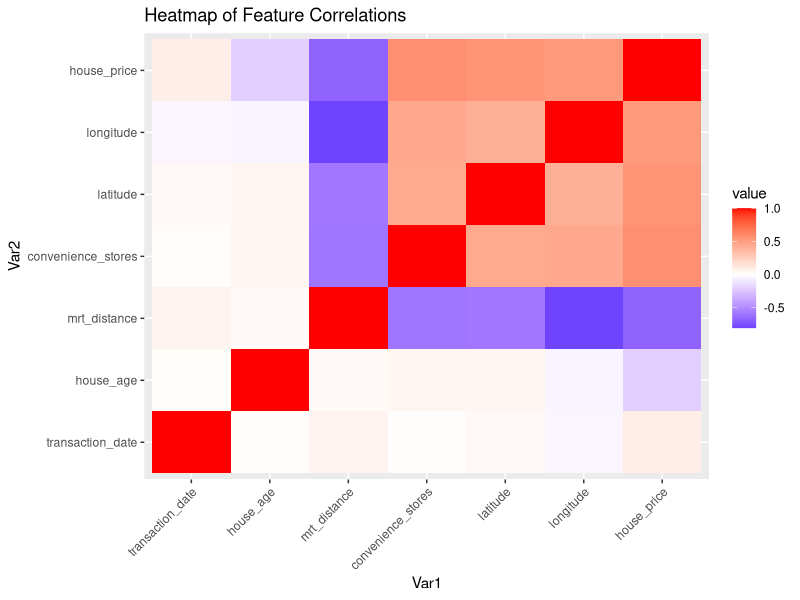
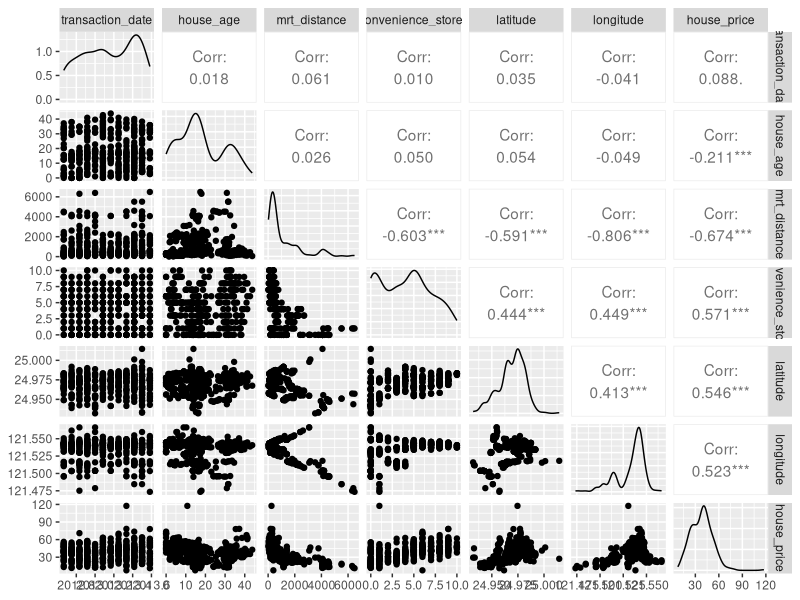
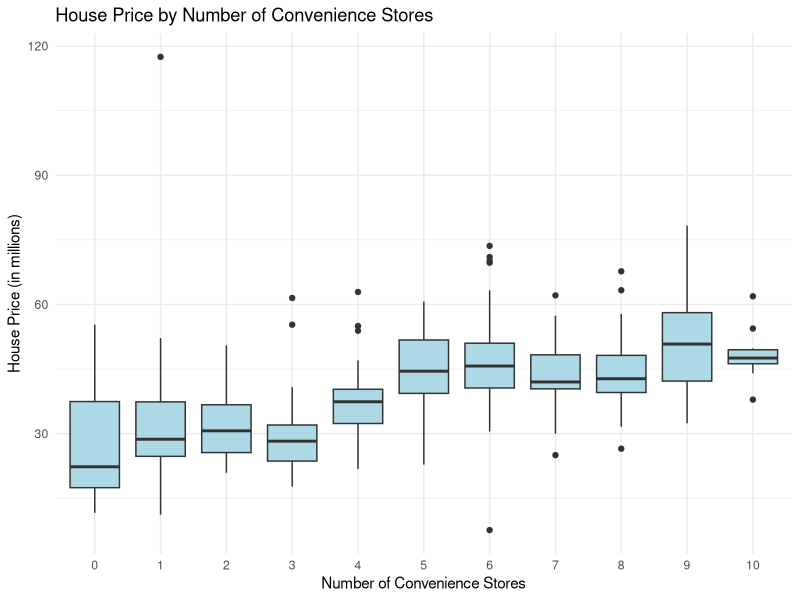
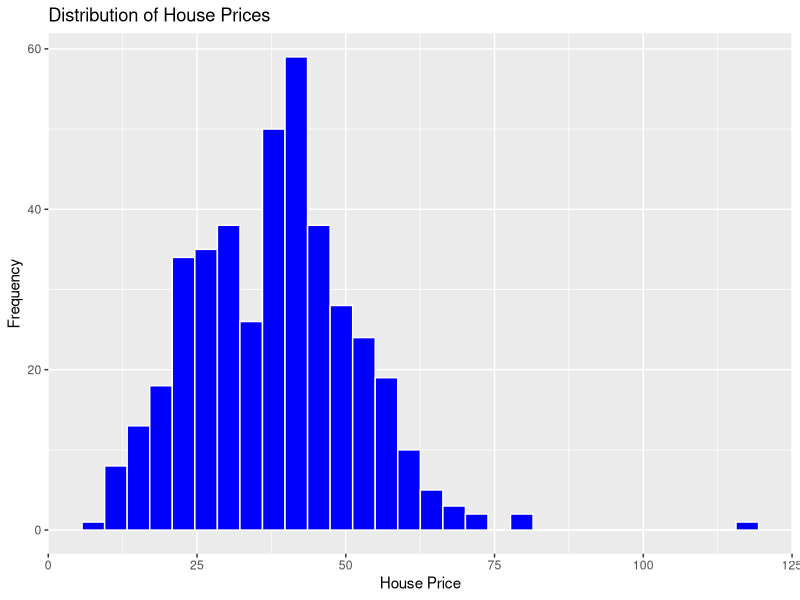

R code for these plots, in order: (Note: this script raises an error after producing the figures.)
# Install and load necessary packages
required_packages <- c("GGally", "ggplot2", "dplyr", "glmnet", "randomForest", "caret", "iml", "car", "xgboost", "e1071", "MASS", "reshape2")
new_packages <- required_packages[!(required_packages %in% installed.packages()[,"Package"])]
if(length(new_packages)) install.packages(new_packages)

# Load libraries quietly
suppressMessages(lapply(required_packages, require, character.only = TRUE))

# Load the data
house_data <- read.csv("real-estate-taiwan.csv")

# Initial Data Exploration
print("Initial Data Overview:")
print(summary(house_data))
print(str(house_data))

# Data Exploration and Visualization
print("Exploratory Data Analysis:")

# Correlation Matrix
correlation_matrix <- cor(house_data[, sapply(house_data, is.numeric)])
print(correlation_matrix)

# Heatmap of correlations
corr_melt <- reshape2::melt(correlation_matrix)
print(ggplot(corr_melt, aes(Var1, Var2, fill = value)) +
        geom_tile() +
        scale_fill_gradient2(low = "blue", high = "red", mid = "white", midpoint = 0) +
        theme(axis.text.x = element_text(angle = 45, hjust = 1)) +
        labs(title = "Heatmap of Feature Correlations"))

# Pairwise relationships
print("Pairwise Plot:")
print(ggpairs(house_data))

# Boxplot: House Price by Convenience Stores
print(ggplot(house_data, aes(x = as.factor(convenience_stores), y = house_price)) +
        geom_boxplot(fill = "lightblue") +
        theme_minimal() +
        labs(title = "House Price by Number of Convenience Stores",
             x = "Number of Convenience Stores", y = "House Price (in millions)"))

# Histogram of House Price
print(ggplot(house_data, aes(house_price)) +
        geom_histogram(bins = 30, fill = "blue", color = "white") +
        labs(title = "Distribution of House Prices", x = "House Price", y = "Frequency"))

# Feature Engineering
house_data$log_distance <- log(house_data$mrt_distance + 1)
house_data$age_distance_interaction <- house_data$house_age * house_data$mrt_distance
house_data$house_age_sq <- house_data$house_age^2
house_data$mrt_distance_sq <- house_data$mrt_distance^2

# Standardize features
house_data_std <- house_data
numeric_cols <- sapply(house_data_std, is.numeric)
house_data_std[numeric_cols] <- scale(house_data_std[numeric_cols])

# Prepare data for modeling
x <- model.matrix(house_price ~ house_age + mrt_distance + convenience_stores + latitude + longitude + log_distance + age_distance_interaction + house_age_sq + mrt_distance_sq - 1, house_data_std)
y <- house_data_std$house_price

set.seed(123)
train_index <- createDataPartition(house_data_std$house_price, p = 0.8, list = FALSE)
train_data <- house_data_std[train_index, ]
test_data <- house_data_std[-train_index, ]

x_train <- x[train_index, ]
x_test <- x[-train_index, ]
y_train <- y[train_index]
y_test <- y[-train_index]

# Function to evaluate model performance
evaluate_model <- function(model, test_data, y_test, model_type = "regression") {
  pred <- predict(model, newdata = test_data)
  r_squared <- cor(pred, y_test)^2
  print(paste(model_type, "R-squared on Test Set:", r_squared))
  return(r_squared)
}

# Linear Regression Model
linear_model <- lm(house_price ~ house_age + mrt_distance + convenience_stores + latitude + longitude + log_distance + age_distance_interaction + house_age_sq + mrt_distance_sq, data = train_data)
summary(linear_model)

# Ridge Regression Model with cross-validation
ridge_model <- cv.glmnet(as.matrix(x_train), y_train, alpha = 0)

# Create x_test matrix
x_test <- model.matrix(house_price ~ house_age + mrt_distance + convenience_stores + latitude + longitude + log_distance + age_distance_interaction + house_age_sq + mrt_distance_sq - 1, test_data)

# Ensure x_test is a matrix
if (!is.matrix(x_test)) stop("x_test is not a matrix")

# Predict and calculate R-squared
ridge_pred <- as.vector(predict(ridge_model, s = ridge_model$lambda.min, newx = x_test))
ridge_r_squared <- cor(ridge_pred, y_test)^2
print(paste("Ridge Regression R-squared:", ridge_r_squared))

# Lasso Regression Model with cross-validation
lasso_model <- cv.glmnet(as.matrix(x_train), y_train, alpha = 1)
lasso_pred <- predict(lasso_model, s = lasso_model$lambda.min, newx = as.matrix(x_test))

# Random Forest Model
rf_model <- randomForest(house_price ~ ., data = train_data, importance = TRUE)
print(rf_model)
rf_pred <- predict(rf_model, newdata = test_data)

# Support Vector Machine Model
svm_model <- svm(house_price ~ ., data = train_data)
print(svm_model)
svm_pred <- predict(svm_model, newdata = test_data)

# XGBoost Model
xgb_model <- xgboost(data = as.matrix(x_train), label = y_train, nrounds = 100, objective = "reg:squarederror")
xgb_pred <- predict(xgb_model, as.matrix(x_test))

# Model Evaluation
linear_r_squared <- evaluate_model(linear_model, test_data, test_data$house_price, "Linear Regression")
ridge_r_squared <- evaluate_model(ridge_model, x_test, y_test, "Ridge Regression")
lasso_r_squared <- evaluate_model(lasso_model, x_test, y_test, "Lasso Regression")
rf_r_squared <- evaluate_model(rf_model, test_data, test_data$house_price, "Random Forest")
svm_r_squared <- evaluate_model(svm_model, test_data, test_data$house_price, "SVM")
xgb_r_squared <- evaluate_model(xgb_model, x_test, y_test, "XGBoost")

# Feature Importance (Random Forest)
rf_predictor <- Predictor$new(rf_model, data = test_data[, -which(names(test_data) == "house_price")], y = test_data$house_price, predict.function = function(model, newdata) as.numeric(predict(model, newdata = newdata)))
feature_imp <- FeatureImp$new(rf_predictor, loss = "mse")
feature_imp$plot()

# Residual Analysis for Linear Model
residuals <- residuals(linear_model)
print(ggplot(data.frame(residuals), aes(residuals)) +
        geom_histogram(bins = 30, fill = "orange", color = "black") +
        labs(title = "Residuals Distribution", x = "Residuals", y = "Frequency"))

# Residual vs Fitted Plot
print(ggplot(data.frame(fitted = fitted(linear_model), residuals = residuals), aes(fitted, residuals)) +
        geom_point(color = "blue") +
        geom_smooth(se = FALSE, color = "red") +
        labs(title = "Residuals vs Fitted", x = "Fitted values", y = "Residuals"))

# Variance Inflation Factor (VIF) for Linear Model
vif_values <- vif(linear_model)
print("VIF for Linear Model:")
print(vif_values)

# Cross-validation for model evaluation (Linear Model)
train_control <- trainControl(method = "cv", number = 10)
linear_cv <- train(house_price ~ ., data = train_data, method = "lm", trControl = train_control)
print("Cross-Validation Results for Linear Model:")
print(linear_cv)

